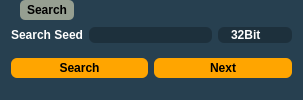
     <widget class="QGroupBox" name="groupBoxSearch">
      <property name="styleSheet">
       <string notr="true">QSpinBox {
	qproperty-alignment: AlignCenter;
	background-color: #1D303C;
	border: none;
	border-radius: 6px;
	color: white;
}

QSpinBox::up-button {
	subcontrol-origin: border;
    subcontrol-position: top right;
}

QSpinBox::down-button {
	subcontrol-origin: border;
    subcontrol-position: bottom right;
}

QLineEdit {
	qproperty-alignment: AlignCenter;
	background-color: #1D303C;
	border:none;
	border-radius: 6px;
	color: white;
}

QGroupBox {
	background-color: #274050;
	border-radius: 10px;
	margin-top: 7px;
	font-family: &quot;Myriad Pro&quot;, Montserrat;
	font-weight: 500;
}

.QGroupBox * {
		font-family: &quot;Myriad Pro&quot;, Montserrat;
		font-weight: 500;
}

QComboBox {
	background-color: #1D303C;
	border: none;
	border-radius: 6px;
	color: white;
	padding-left: 13px;
}

QComboBox::down-arrow {
	image: url(noimg);
	border-width: 0px;
}

QComboBox::drop-down {
	background: transparent;
	width: 0px;
}

QLabel {
	color: white;
}

QGroupBox::title {
	subcontrol-origin: margin;
	left: 20px;
	padding: 3px 5px 3px 5px;
	background-color: #969F91;
	border-radius: 5px;
}

QPushButton {
	border: none;
	border-radius: 6px;
}

QCheckBox::indicator {
	border: 2px solid white;
	border-radius: 3px;
	height: 10px;
	width: 10px;
}

QCheckBox::indicator:unchecked {
	background-color: #274050;
}

QCheckBox::indicator:checked {
		background-color: white;
}</string>
      </property>
      <property name="title">
       <string>Search</string>
      </property>
      <layout class="QGridLayout" name="gridLayout_4">
       <item row="0" column="0">
        <widget class="QLabel" name="label_23">
         <property name="text">
          <string>Search Seed</string>
         </property>
        </widget>
       </item>
       <item row="0" column="1" colspan="2">
        <widget class="QTextBox" name="textBoxSearch"/>
       </item>
       <item row="0" column="3">
        <widget class="QComboBox" name="comboBoxSearch">
         <item>
          <property name="text">
           <string>32Bit</string>
          </property>
         </item>
         <item>
          <property name="text">
           <string>16Bit High</string>
          </property>
         </item>
         <item>
          <property name="text">
           <string>16Bit Low</string>
          </property>
         </item>
        </widget>
       </item>
       <item row="1" column="0" colspan="2">
        <widget class="QPushButton" name="pushButtonSearch">
         <property name="minimumSize">
          <size>
           <width>0</width>
           <height>20</height>
          </size>
         </property>
         <property name="styleSheet">
          <string notr="true">QPushButton {
	background-color: orange;
}</string>
         </property>
         <property name="text">
          <string>Search</string>
         </property>
        </widget>
       </item>
       <item row="1" column="2" colspan="2">
        <widget class="QPushButton" name="pushButtonNext">
         <property name="minimumSize">
          <size>
           <width>0</width>
           <height>20</height>
          </size>
         </property>
         <property name="styleSheet">
          <string notr="true">QPushButton {
	background-color: orange;
}</string>
         </property>
         <property name="text">
          <string>Next</string>
         </property>
        </widget>
       </item>
      </layout>
     </widget>
